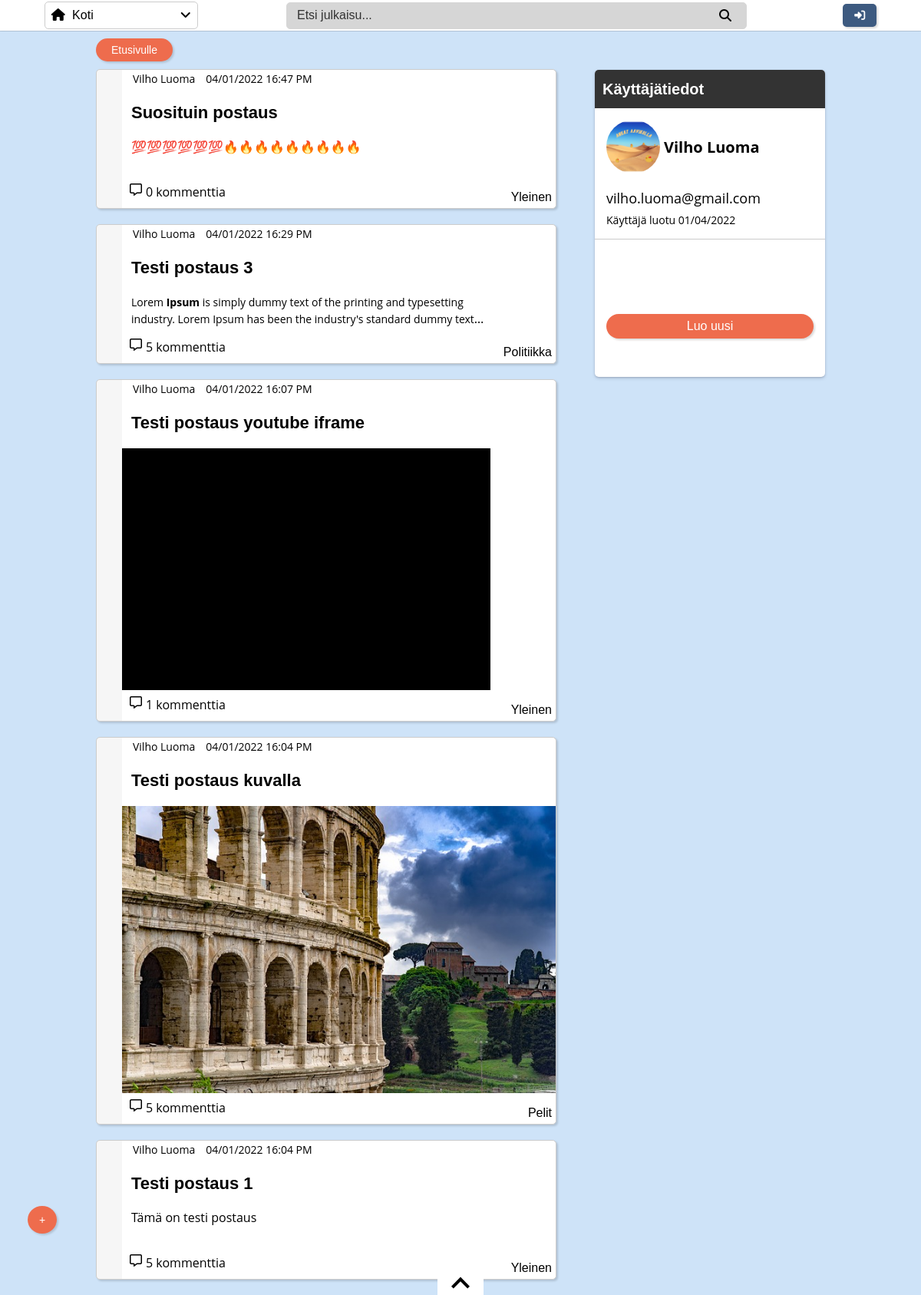
Screenshot of /profile.php?user=35 with the database file from the repository.
### tables this page shows
CREATE TABLE `users` (
  `user_id` int(11) NOT NULL,
  `name` varchar(30) NOT NULL,
  `email` varchar(50) NOT NULL,
  `password` varchar(255) NOT NULL,
  `login_status` tinyint(4) NOT NULL DEFAULT 1,
  `last_login` datetime NOT NULL,
  `image` varchar(255) NOT NULL,
  `created` timestamp NOT NULL DEFAULT current_timestamp() ON UPDATE current_timestamp()
);

CREATE TABLE `posts` (
  `post_id` int(11) NOT NULL,
  `name` varchar(60) NOT NULL,
  `email` varchar(60) NOT NULL,
  `user_id` int(11) NOT NULL,
  `date` datetime NOT NULL,
  `category` varchar(50) NOT NULL,
  `title` varchar(50) NOT NULL,
  `topic` mediumtext NOT NULL
);

### includes/autoload-classes.php (called while the page is built, shortened)
<?php
function AutoLoader($className) {
    $path = "classes/";
    $ext = "-classes.php";
    $fullPath = $path . $className . $ext;
}
?>

### classes/database.php (called while the page is built)
<?php
class Dbh {
    public function connect() {
        try {
            $username = "root";
            $password = "";
            $dbh = new PDO('mysql:host=localhost;dbname=e2000693_Harkka', $username, $password);
            $dbh->setAttribute(PDO::ATTR_ERRMODE, PDO::ERRMODE_EXCEPTION);
            return $dbh;
        } catch(PDOException $e) {
            echo "Tietokannan yhdistämisessä virhe :(" . $e->getMessage();
            die();
        }
    }
}
?>

### classes/users-classes.php (called while the page is built, shortened)
<?php
    class Users extends Dbh
    {
        private $userid;
        public function setUserID($userid) {
            $this->userid = $userid;
        }
        public function GetViewedUser() {
            $stmt = $this->connect()->prepare('SELECT * FROM users WHERE user_id = :userid;');
            $stmt->bindParam(':userid', $this->userid, PDO::PARAM_INT);
            if(!$stmt->execute()){
                $stmt = null;
                header("location: login.php?error=stmtfailed");
                exit();
            }
            if(!$user = $stmt->fetchAll(PDO::FETCH_ASSOC)){
                header("Location: home.php?show=Etusivu#user=noexist");
                exit();
            }
            return $user;
            exit();
        }
    }
?>

### classes/PostedContent-classes.php (called while the page is built, shortened)
<?php
class PostedContent extends Dbh
{
    public function GetAllPostsByID($user){
        $stmt = $this->connect()->prepare("SELECT * FROM posts WHERE user_id = ? ORDER BY date DESC;");
        if(!$stmt->execute(array($user))) {
            $stmt = null;
            header("location: login.php?error=stmtfailed");
            exit();
        }
        $allPostsOldest = $stmt->fetchAll(PDO::FETCH_ASSOC);
        return $allPostsOldest;
    }
    public function getAllComments($roomNum){
        $stmt = $this->connect()->prepare("SELECT
                                            (SELECT COUNT(*) FROM comments WHERE post_id = ?)
                                            +
                                            (SELECT COUNT(*) FROM replies WHERE post_id = ?)
                                            as comment_amount
                                            ");
        if(!$stmt->execute(array($roomNum, $roomNum))){
            $stmt = null;
            header("location: login.php?error=stmtfailed");
            exit();
        }
        $allComments = $stmt->fetch(PDO::FETCH_ASSOC);
        return $allComments;
    }
}
?>

### profile.php (the view, shortened to what this page needs)
<?php
require_once 'classes/database.php';
require_once 'includes/autoload-classes.php';
require_once "includes/header.php";
$objUser = new Users;
$objUser->setloginStatus(1);
$postObj = new PostedContent;
$posts = $postObj->GetAllPostsByID($_GET['user']);
$objUser->setUserID($_GET['user']);
$userOnView = $objUser->GetViewedUser();
?>
<body>
    <span class="fixed-create"><button class="create" style=" border-radius: 50%; padding: 10px 15px;">+</button></span>
    <div class="search-toolbar">
        <div class="dropdown">
            <button onclick="myFunction()" class="dropbtn">
                <div class="drop-icons"><i class="fa fa-home" aria-hidden="true" style="margin-right: 5px;"></i> Koti</div> <i class="fas fa-angle-down"></i>
            </button>
        </div>
        <div class="search">
        <i class="fa fa-search" aria-hidden="true" style="position: absolute; z-index: 1; right: 20px;"></i>
            <input type="text" id="post-search" placeholder="Etsi julkaisu...">
        </div>
        <div class="buttons">
            <?php if (isset($_SESSION['userid'])) {
                echo '<a href="logout.php"><button class="logout"><i class="fas fa-sign-out-alt"></i></button></a>';
            } else {
                echo '<a href="login.php"><button class="logout"><i class="fa fa-sign-in" aria-hidden="true"></i></button></a>';
            }
            ?>
        </div>
    </div>
    <div class="home-other">
        <?php
        echo
        '
            <div class="home-users">
            <div class="profile">
            <div class="profile-status">
            <h1>Käyttäjätiedot</h1>
            </div>
            <div class="profile-managment">
            <span style="display: flex; align-self: flex-start;">
            <img src="' . $userOnView[0]['image'] . '"></img>
            <p style="font-size: 20px; align-self: center; padding-left: 5px;"><b>' . $userOnView[0]['name'] . '</b></p>
            </span>
              <div class="profile-details">
              <p> ' . $userOnView[0]['email'] . ' </p>
              <p style="font-size: 14px;"> Käyttäjä luotu ' .  date('m/d/Y', strtotime($userOnView[0]['created'])) . ' </p>
              </div>
              </div>
              <hr>
              ';
        echo '
              <button class="profile-create">Luo uusi</button>
            </div>
            <div class="discussion-page-users">
            <a href="home.php?show=Etusivu" style="width: 100px;"><button class="profile-back" style="width: 100%;">Etusivulle</button></a>
            ';
        foreach ($posts as $post) {
            $mysqldate = strtotime($post['date']);
            $phpdate = date('d/m/Y G:i A', $mysqldate);
            $comments = $postObj->getAllComments($post['post_id']);
            $status = null;
            echo
            '<div class="room-container" data-id="' . $post['post_id'] . '">
                  <div class="like-buttons" data-id="' . $post['post_id'] . '"> ' . $status . '</div>';
            echo
            '
                    <div class="room">
                    <div class="date-and-post" style="padding: 0px 12px;">
                        <div class="date-users">
                        <p class="username-users">' . $post['name'] . '</p>
                        <p>' . $phpdate . '</p>
                        </div>
                        <h1 class="user-post">' . $post['title'] . '</h1>
                        </div>
                        <div class="bodytext-users"><p>' . $post['topic'] . '</p></div>
                        <div class="post-footer">
                        <div class="hashtag">
                        ' . $post['category'] . ' </div>
                        <div class="post-toolbar-users">
                        <i class="far fa-comment-alt"></i>
                        <p> ' . $comments['comment_amount'] . ' kommenttia </p>
                    </div>
                    </div>
                    </div>
                </div>
                ';
        }
        ?>
        <?php if (isset($_SESSION['userid']) && $_SESSION['userid'] != 0) {
            echo "";
        } else {
        ?>
            <section class="user-list-body">
                <div class="user-list-arrows">
                    <div class="show-list">
                        <svg xmlns="http://www.w3.org/2000/svg" width="24" height="24" viewBox="0 0 24 24">
                            <path d="M0 16.67l2.829 2.83 9.175-9.339 9.167 9.339 2.829-2.83-11.996-12.17z" />
                        </svg>
                    </div>
                </div>
    </div>
<?php
        }
?>
</body>
</html>

### includes/header.php (shortened to what this page needs)
<!DOCTYPE html>
<html lang="en">
<head>
    <link rel="stylesheet" href="styles.css" type="text/css">
</head>

### rows the page displays
users: image (picture), name "Vilho Luoma", email "vilho.luoma@gmail.com", created "01/04/2022"
posts: name "Vilho Luoma", date "04/01/2022 16:47 PM", title "Suosituin postaus", topic "💯💯💯💯💯💯🔥🔥🔥🔥🔥🔥🔥🔥🔥", category "Yleinen", comment_amount "0"
posts: name "Vilho Luoma", date "04/01/2022 16:29 PM", title "Testi postaus 3", topic "Lorem Ipsum is simply dummy text of the printing and typesetting industry. Lorem Ipsum has been the industry's standard dummy…", category "Politiikka", comment_amount "5"
posts: name "Vilho Luoma", date "04/01/2022 16:07 PM", title "Testi postaus youtube iframe", category "Yleinen", comment_amount "1"
posts: name "Vilho Luoma", date "04/01/2022 16:04 PM", title "Testi postaus kuvalla", topic (picture), category "Pelit", comment_amount "5"
posts: name "Vilho Luoma", date "04/01/2022 16:04 PM", title "Testi postaus 1", topic "Tämä on testi postaus", category "Yleinen", comment_amount "5"
